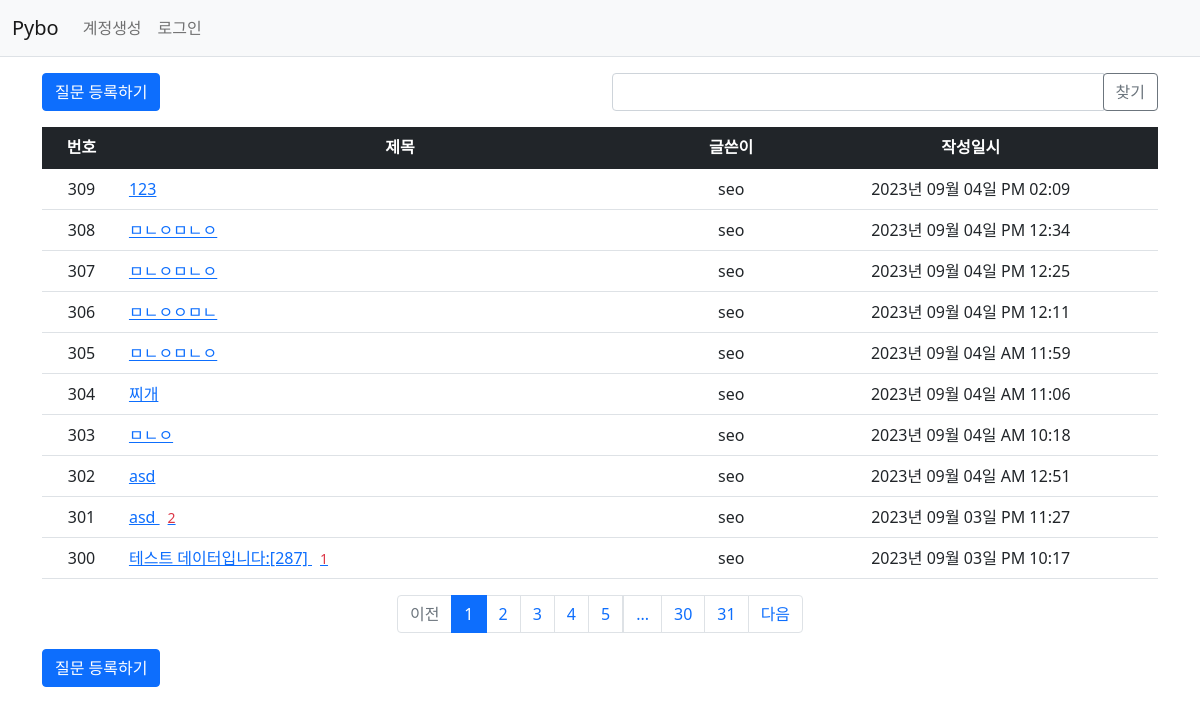
Page /question/list/ on the earlier database version.
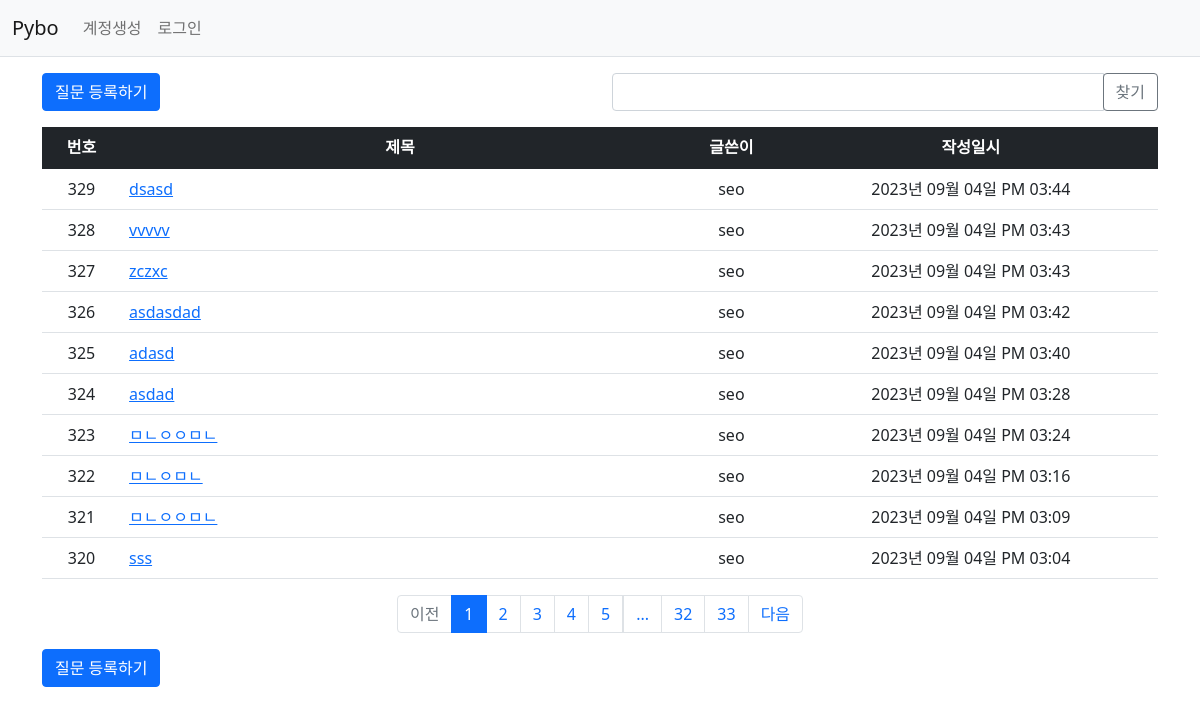
Same page on the later database version.
### pybo/models.py (models this page shows)
class Question(db.Model):
    id = db.Column(db.Integer, primary_key=True)
    subject = db.Column(db.String(200), nullable=False)
    content = db.Column(db.Text(), nullable=False)
    create_date = db.Column(db.DateTime(), nullable=False)
    user_id = db.Column(db.Integer, db.ForeignKey('user.id', ondelete='CASCADE'), nullable=False)
    user = db.relationship('User', backref=db.backref('question_set'))
    modify_date = db.Column(db.DateTime(), nullable=True)
    voter = db.relationship('User', secondary=question_voter, backref=db.backref('question_voter_set'))

class User(db.Model):
    id = db.Column(db.Integer, primary_key=True)
    username = db.Column(db.String(150), unique=True, nullable=False)
    password = db.Column(db.String(200), nullable=False)
    email = db.Column(db.String(120), unique=True, nullable=False)

### pybo/views/question_views.py (the view, shortened to what this page needs)
@bp.route('/list/')
def _list():
    page = request.args.get('page', type=int, default=1)
    kw = request.args.get('kw', type=str, default='')
    question_list = Question.query.order_by(Question.create_date.desc())
    question_list = question_list.paginate(page=page, per_page=10)
    return render_template('question/question_list.html', question_list=question_list, page=page, kw=kw)

### pybo/filter.py (called while the page is built)
def format_datetime(value, fmt='%Y년 %m월 %d일 %p %I:%M'):
    return value.strftime(fmt)

### pybo/views/auth_views.py (called while the page is built)
@bp.before_app_request
def load_logged_in_user():
    user_id = session.get('user_id')
    if user_id is None:
        g.user = None
    else:
        g.user = User.query.get(user_id)

### pybo/templates/question/question_list.html (shortened to what this page needs)
{% extends 'base.html' %}
{% block content %}
<div class="container my-3">
    <div class="row my-3">
        <div class="col-6">
            <a href="{{ url_for('question.create') }}" class="btn btn-primary">질문 등록하기</a>
        </div>
        <div class="col-6">
            <div class="input-group">
                <input type="text" id="search_kw" class="form-control" value="{{ kw or '' }}">
                <div class="input-group-append">
                    <button class="btn btn-outline-secondary" type="button" id="btn_search">찾기</button>
                </div>
            </div>
        </div>
    </div>
    <table class="table">
        <thead>
        <tr class="text-center table-dark">
            <th>번호</th>
            <th style="width:50%">제목</th>
            <th>글쓴이</th>
            <th>작성일시</th>
        </tr>
        </thead>
        <tbody>
        {% if question_list %}
        {% for question in question_list.items %}
        <tr class="text-center">
            <td>{{ question_list.total - ((question_list.page-1) * question_list.per_page) - loop.index0 }}</td>
            <td class="text-start">
                <a href="{{ url_for('question.detail', question_id=question.id) }}">{{ question.subject }}
                {% if question.answer_set|length > 0 %}
                <span class="text-danger small mx-2">{{ question.answer_set|length }}</span>
                {% endif %}</a>
            </td>
            <td>{{ question.user.username }}</td>
            <td>{{ question.create_date|datetime }}</td>
        </tr>
        {% endfor %}
        {% else %}
        <tr>
            <td colspan="3">질문이 없습니다.</td>
        </tr>
        {% endif %}
        </tbody>
    </table>
    <ul class="pagination justify-content-center">
        {% if question_list.has_prev %}
        <li class="page-item">
            <a class="page-link" data-page="{{ question_list.prev_num }}" href="javascript:void(0)">이전</a>
        </li>
        {% else %}
        <li class="page-item disabled">
            <a class="page-link" tabindex="-1" aria-disabled="true" href="javascript:void(0)">이전</a>
        </li>
        {% endif %}
        {% for page_num in question_list.iter_pages() %}
        {% if page_num %}
        {% if page_num != question_list.page %}
        <li class="page-item">
            <a class="page-link" data-page="{{ page_num }}" href="javascript:void(0)">{{ page_num }}</a>
        </li>
        {% else %}
        <li class="page-item active" aria-current="page">
            <a class="page-link" href="javascript:void(0)">{{ page_num }}</a>
        </li>
        {% endif %}
        {% else %}
        <li class="disabled">
            <a class="page-link" href="javascript:void(0)">...</a>
        </li>
        {% endif %}
        {% endfor %}
        {% if question_list.has_next %}
        <li class="page-item">
            <a class="page-link" data-page="{{ question_list.next_num }}" href="javascript:void(0)">다음</a>
        </li>
        {% else %}
        <li class="page-item disabled">
            <a class="page-link" tabindex="-1" aria-disabled="true" href="javascript:void(0)">다음</a>
        </li>
        {% endif %}
    </ul>
    <a href="{{ url_for('question.create') }}" class="btn btn-primary">질문 등록하기</a>
</div>
{% endblock %}

Differences in the rows shown:
no longer on this page (row unchanged): Question: total "309", subject "123", user.username "seo", create_date "2023년 09월 04일 PM 02:09"
no longer on this page (row unchanged): Question: total "308", subject "ㅁㄴㅇㅁㄴㅇ", user.username "seo", create_date "2023년 09월 04일 PM 12:34"
no longer on this page (row unchanged): Question: total "307", subject "ㅁㄴㅇㅁㄴㅇ", user.username "seo", create_date "2023년 09월 04일 PM 12:25"
no longer on this page (row unchanged): Question: total "306", subject "ㅁㄴㅇㅇㅁㄴ", user.username "seo", create_date "2023년 09월 04일 PM 12:11"
no longer on this page (row unchanged): Question: total "305", subject "ㅁㄴㅇㅁㄴㅇ", user.username "seo", create_date "2023년 09월 04일 AM 11:59"
no longer on this page (row unchanged): Question: total "304", subject "찌개", user.username "seo", create_date "2023년 09월 04일 AM 11:06"
no longer on this page (row unchanged): Question: total "303", subject "ㅁㄴㅇ", user.username "seo", create_date "2023년 09월 04일 AM 10:18"
no longer on this page (row unchanged): Question: total "302", subject "asd", user.username "seo", create_date "2023년 09월 04일 AM 12:51"
no longer on this page (row unchanged): Question: total "301", subject "asd", answer_set|length "2", user.username "seo", create_date "2023년 09월 03일 PM 11:27"
no longer on this page (row unchanged): Question: total "300", subject "테스트 데이터입니다:[287]", answer_set|length "1", user.username "seo", create_date "2023년 09월 03일 PM 10:17"
added Question: total "329", subject "dsasd", user.username "seo", create_date "2023년 09월 04일 PM 03:44"
added Question: total "328", subject "vvvvv", user.username "seo", create_date "2023년 09월 04일 PM 03:43"
added Question: total "327", subject "zczxc", user.username "seo", create_date "2023년 09월 04일 PM 03:43"
added Question: total "326", subject "asdasdad", user.username "seo", create_date "2023년 09월 04일 PM 03:42"
added Question: total "325", subject "adasd", user.username "seo", create_date "2023년 09월 04일 PM 03:40"
added Question: total "324", subject "asdad", user.username "seo", create_date "2023년 09월 04일 PM 03:28"
added Question: total "323", subject "ㅁㄴㅇㅇㅁㄴ", user.username "seo", create_date "2023년 09월 04일 PM 03:24"
added Question: total "322", subject "ㅁㄴㅇㅁㄴ", user.username "seo", create_date "2023년 09월 04일 PM 03:16"
added Question: total "321", subject "ㅁㄴㅇㅇㅁㄴ", user.username "seo", create_date "2023년 09월 04일 PM 03:09"
added Question: total "320", subject "sss", user.username "seo", create_date "2023년 09월 04일 PM 03:04"
Other differences:
new list line: "32"
new list line: "33"
list line gone: "30"
list line gone: "31"
